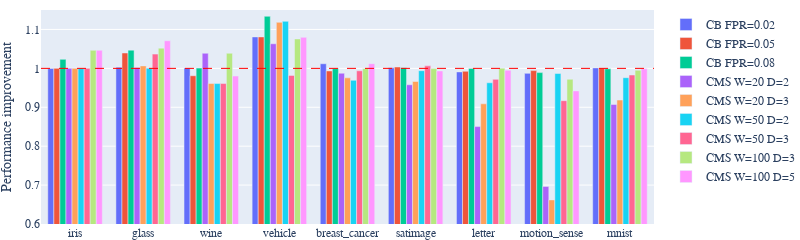

Source (notebook cell):
### Code cell
d = get_best(df, metric=None)
d = do_rename_and_reorder(d, remove_dict=True)
d = d.T
d

dsets = list(d.index)
fig = go.Figure()
for i, c in enumerate(d.columns):
    x = dsets
    y = d[c]
    name = c
    fig.add_trace(
        go.Bar(
            x=x,
            y=y,
            # text="pop",
            # textfont="Times New Roman",
            # textposition="auto",
            name=name,
            marker_color=px.colors.qualitative.Plotly[i]
        )
    )
    
fig.add_hline(y=1, line_width=1, line_dash="dash", line_color="red")

fig.update_yaxes(range=[0.60, 1.15]) 

fig.update_layout(
    yaxis_title="Performance improvement",
    # xaxis_title="Dataset",
    width=800,
    height=200,
    font_family="Times New Roman", 
    font_size=12,
    margin=dict(l=0, r=0, t=10, b=0),
    xaxis=dict(tickfont = dict(size=12))
    # legend_title_text="Filter"
)

write_figure("accuracy_improvement.pdf", fig)
    
fig.show()

### Figure 1 — Plotly figure (JSON) as saved in the notebook; plotly's stock layout.template omitted (floating-point values rounded to 4 significant figures)
{"data": [{"marker": {"color": "#636EFA"}, "name": "CB FPR=0.02", "type": "bar", "x": ["iris", "glass", "wine", "vehicle", "breast_cancer", "satimage", "letter", "motion_sense", "mnist"], "y": [0.9998, 1.003, 1.001, 1.081, 1.012, 1.001, 0.9909, 0.9871, 1.001]}, {"marker": {"color": "#EF553B"}, "name": "CB FPR=0.05", "type": "bar", "x": ["iris", "glass", "wine", "vehicle", "breast_cancer", "satimage", "letter", "motion_sense", "mnist"], "y": [1, 1.04, 0.981, 1.081, 0.9934, 1.003, 0.9925, 0.9942, 1.0]}, {"marker": {"color": "#00CC96"}, "name": "CB FPR=0.08", "type": "bar", "x": ["iris", "glass", "wine", "vehicle", "breast_cancer", "satimage", "letter", "motion_sense", "mnist"], "y": [1.023, 1.047, 1.001, 1.134, 0.9995, 1.002, 0.9998, 0.9891, 0.999]}, {"marker": {"color": "#AB63FA"}, "name": "CMS W=20 D=2", "type": "bar", "x": ["iris", "glass", "wine", "vehicle", "breast_cancer", "satimage", "letter", "motion_sense", "mnist"], "y": [1, 1.002, 1.039, 1.063, 0.9875, 0.9578, 0.8504, 0.6966, 0.9072]}, {"marker": {"color": "#FFA15A"}, "name": "CMS W=20 D=3", "type": "bar", "x": ["iris", "glass", "wine", "vehicle", "breast_cancer", "satimage", "letter", "motion_sense", "mnist"], "y": [1, 1.006, 0.961, 1.118, 0.9756, 0.9663, 0.9089, 0.6619, 0.9185]}, {"marker": {"color": "#19D3F3"}, "name": "CMS W=50 D=2", "type": "bar", "x": ["iris", "glass", "wine", "vehicle", "breast_cancer", "satimage", "letter", "motion_sense", "mnist"], "y": [1, 1.001, 0.961, 1.121, 0.9694, 0.994, 0.963, 0.9868, 0.976]}, {"marker": {"color": "#FF6692"}, "name": "CMS W=50 D=3", "type": "bar", "x": ["iris", "glass", "wine", "vehicle", "breast_cancer", "satimage", "letter", "motion_sense", "mnist"], "y": [1, 1.037, 0.961, 0.9819, 0.9938, 1.006, 0.9717, 0.9169, 0.9829]}, {"marker": {"color": "#B6E880"}, "name": "CMS W=100 D=3", "type": "bar", "x": ["iris", "glass", "wine", "vehicle", "breast_cancer", "satimage", "letter", "motion_sense", "mnist"], "y": [1.047, 1.052, 1.039, 1.076, 0.9993, 0.9994, 1.001, 0.972, 0.9952]}, {"marker": {"color": "#FF97FF"}, "name": "CMS W=100 D=5", "type": "bar", "x": ["iris", "glass", "wine", "vehicle", "breast_cancer", "satimage", "letter", "motion_sense", "mnist"], "y": [1.047, 1.071, 0.9803, 1.08, 1.012, 0.9933, 0.9952, 0.942, 0.9987]}], "layout": {"font": {"family": "Times New Roman", "size": 12}, "height": 200, "margin": {"b": 0, "l": 0, "r": 0, "t": 10}, "shapes": [{"line": {"color": "red", "dash": "dash", "width": 1}, "type": "line", "x0": 0, "x1": 1, "xref": "x domain", "y0": 1, "y1": 1, "yref": "y"}], "width": 800, "xaxis": {"autorange": true, "range": [-0.5, 8.5], "tickfont": {"size": 12}, "type": "category"}, "yaxis": {"range": [0.6, 1.15], "title": {"text": "Performance improvement"}, "type": "linear"}}}
